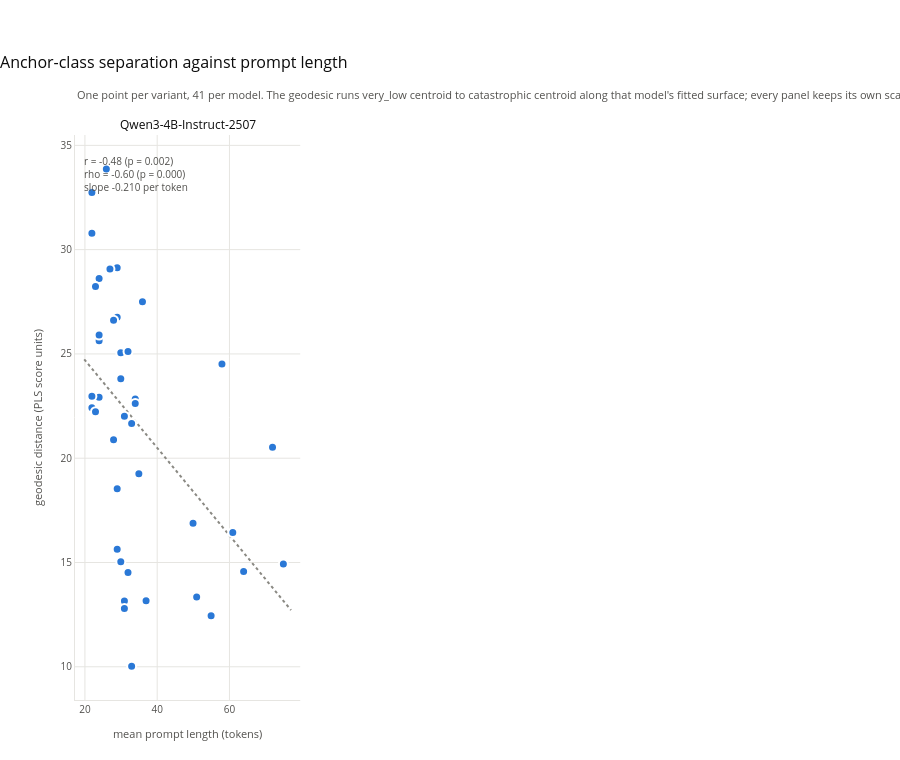

The notebook cell this image was saved under:
### Markdown cell above
## The panels

One scatter per model, one point per variant, with the least-squares line through them and
that model's Pearson `r` and Spearman `rho`. Both are reported because the relationship need
not be linear and there are only a few dozen points: `r` measures the line that is drawn, `rho` measures
whether the ordering holds at all. Axes are per panel; the y units are not comparable
between models.

### Code cell
SURFACE = '#ffffff'
SERIES = '#2a78d6'          # categorical slot 1; a single series needs no legend
GRID = '#e6e5e1'
INK_PRIMARY, INK_SECONDARY, INK_MUTED = '#0b0b0b', '#52514e', '#8a8983'
COLUMNS = 3


def fit_line(x, y, pad=0.04):
    slope, intercept = np.polyfit(x, y, 1)
    span = np.array([x.min(), x.max()])
    span = span + pad * (span[1] - span[0]) * np.array([-1.0, 1.0])
    return span, intercept + slope * span, slope


def draw_model(figure, entry, row, column):
    frame = entry['frame']
    x, y = frame.mean_tokens.to_numpy(), frame.geodesic.to_numpy()
    span, fitted, slope = fit_line(x, y)
    figure.add_trace(go.Scatter(x=span, y=fitted, mode='lines', showlegend=False,
                                line=dict(color=INK_MUTED, width=2, dash='dot'),
                                hoverinfo='skip'), row=row, col=column)
    figure.add_trace(go.Scatter(
        x=x, y=y, mode='markers', showlegend=False,
        customdata=np.column_stack([frame.register, frame.template, frame.curvature_ratio]),
        marker=dict(color=SERIES, size=9, line=dict(color=SURFACE, width=2)),
        hovertemplate='%{customdata[0]} / %{customdata[1]}<br>'
                      '%{x:.1f} tokens<br>geodesic %{y:.2f}'
                      '<br>%{customdata[2]:.3f} x the chord<extra></extra>'),
        row=row, col=column)
    r, r_p = pearsonr(x, y)
    rho, rho_p = spearmanr(x, y)
    figure.add_annotation(
        text=(f'r = {r:+.2f} (p = {r_p:.3f})<br>rho = {rho:+.2f} (p = {rho_p:.3f})'
              f'<br>slope {slope:+.3f} per token'),
        xref='x domain', yref='y domain', x=0.03, y=0.97, xanchor='left', yanchor='top',
        showarrow=False, align='left', font=dict(size=10, color=INK_SECONDARY),
        row=row, col=column)


names = list(tables)
row_count = int(np.ceil(len(names) / COLUMNS))
figure = make_subplots(rows=row_count, cols=COLUMNS, subplot_titles=names,
                       horizontal_spacing=0.075, vertical_spacing=0.16)
for index, name in enumerate(names):
    row, column = divmod(index, COLUMNS)
    draw_model(figure, tables[name], row + 1, column + 1)
    figure.update_xaxes(title_text='mean prompt length (tokens)', row=row + 1, col=column + 1)
    if column == 0:
        figure.update_yaxes(title_text='geodesic distance (PLS score units)',
                            row=row + 1, col=column + 1)
for index in range(len(names), row_count * COLUMNS):       # blank the unused grid cells
    row, column = divmod(index, COLUMNS)
    figure.update_xaxes(visible=False, row=row + 1, col=column + 1)
    figure.update_yaxes(visible=False, row=row + 1, col=column + 1)

figure.update_xaxes(gridcolor=GRID, zeroline=False, linecolor=GRID,
                    title_font=dict(size=11, color=INK_SECONDARY),
                    tickfont=dict(size=10, color=INK_SECONDARY))
figure.update_yaxes(gridcolor=GRID, zeroline=False, linecolor=GRID,
                    title_font=dict(size=11, color=INK_SECONDARY),
                    tickfont=dict(size=10, color=INK_SECONDARY))
for annotation in figure.layout.annotations[:len(names)]:
    annotation.font.update(size=12, color=INK_PRIMARY)
figure.add_annotation(
    text=f'One point per variant, {len(tables[names[0]]["frame"])} per model. The geodesic runs '
         f'{LOW_STAKES_CLASS} centroid to {HIGH_STAKES_CLASS} centroid along that model\'s '
         f'fitted surface; every panel keeps its own scale.',
    xref='paper', yref='paper', x=0, y=1.055, xanchor='left', yanchor='bottom',
    showarrow=False, align='left', font=dict(size=11, color=INK_SECONDARY))
figure.update_layout(template='plotly_white', height=760,
                     title=dict(text='Anchor-class separation against prompt length',
                                x=0, xanchor='left', font=dict(size=16, color=INK_PRIMARY)),
                     paper_bgcolor=SURFACE, plot_bgcolor=SURFACE,
                     margin=dict(t=135, l=75, r=30, b=60),
                     hoverlabel=dict(bgcolor=SURFACE, bordercolor=GRID,
                                     font=dict(size=11, color=INK_PRIMARY)))
figure.show()

### Figure 1 — Plotly figure (JSON) as saved in the notebook; plotly's stock layout.template omitted (floating-point values rounded to 4 significant figures)
{"data": [{"hoverinfo": "skip", "line": {"color": "#8a8983", "dash": "dot", "width": 2}, "mode": "lines", "showlegend": false, "type": "scatter", "x": [19.81, 77.05], "xaxis": "x", "y": [24.74, 12.72], "yaxis": "y"}, {"customdata": [["conversational_no_time", "goal", 1.173], ["conversational_no_time", "objective", 1.183], ["conversational_no_time", "task", 1.197], ["directive_no_horizon", "describe_how", 1.246], ["directive_no_horizon", "develop_a_plan", 1.158], ["directive_no_horizon", "explain_how", 1.255], ["directive_no_horizon", "outline_realistic", 1.167], ["directive_no_horizon", "set_out_the_steps", 1.153], ["directive_no_horizon", "write_a_plan", 1.168], ["expert_no_horizon", "domain_expert", 1.206], ["expert_no_horizon", "experienced_planner", 1.172], ["expert_no_horizon", "independent_reviewer", 1.053], ["expert_no_horizon", "operations_lead", 1.075], ["expert_no_horizon", "project_manager", 1.081], ["expert_no_horizon", "trusted_adviser", 1.191], ["impersonal_no_horizon", "a_team_needs_to", 1.098], ["impersonal_no_horizon", "an_organisation_wants", 1.108], ["impersonal_no_horizon", "consider_the_problem", 1.096], ["impersonal_no_horizon", "suppose_someone_set_out", 1.076], ["impersonal_no_horizon", "the_objective_is", 1.189], ["impersonal_no_horizon", "what_does_it_take", 1.22], ["task_only", "advice_request", 1.174], ["task_only", "best_way", 1.261], ["task_only", "break_it_down", 1.133], ["task_only", "direct_help", 1.168], ["task_only", "external_request", 1.185], ["task_only", "how_to_go_about_it", 1.187], ["task_only", "hypothetical_advice", 1.147], ["task_only", "practical_walkthrough", 1.16], ["task_only", "recommendation", 1.234], ["task_only", "starting_now", 1.137], ["task_only", "think_it_through", 1.139], ["task_only", "what_to_focus_on", 1.214], ["verbose_no_horizon", "break_it_down", 1.068], ["verbose_no_horizon", "direct_help", 1.13], ["verbose_no_horizon", "external_deadline", 1.07], ["verbose_no_horizon", "hypothetical_advice", 1.108], ["verbose_no_horizon", "limited_availability", 1.115], ["verbose_no_horizon", "practical_walkthrough", 1.042], ["verbose_no_horizon", "starting_now", 1.082], ["verbose_no_horizon", "use_the_time", 1.183]], "hovertemplate": "%{customdata[0]} / %{customdata[1]}<br>%{x:.1f} tokens<br>geodesic %{y:.2f}<br>%{customdata[2]:.3f} x the chord<extra></extra>", "marker": {"color": "#2a78d6", "line": {"color": "#ffffff", "width": 2}, "size": 9}, "mode": "markers", "showlegend": false, "type": "scatter", "x": [23.93, 23.93, 23.93, 21.93, 21.93, 21.93, 22.93, 23.93, 21.93, 28.93, 33.93, 32.93, 30.93, 36.93, 35.93, 29.93, 28.93, 31.93, 30.93, 29.93, 22.93, 33.93, 25.93, 28.93, 30.93, 29.93, 28.93, 27.93, 31.93, 26.93, 32.93, 34.93, 27.93, 54.93, 71.93, 50.93, 49.93, 60.93, 74.93, 63.93, 57.93], "xaxis": "x", "y": [25.63, 25.9, 28.62, 30.79, 22.42, 32.74, 22.23, 22.92, 22.97, 29.14, 22.84, 10.03, 13.15, 13.17, 27.5, 15.04, 15.63, 14.52, 12.79, 25.05, 28.23, 22.63, 33.87, 18.54, 22.02, 23.81, 26.76, 20.89, 25.11, 29.07, 21.66, 19.25, 26.61, 12.44, 20.53, 13.35, 16.88, 16.43, 14.93, 14.57, 24.52], "yaxis": "y"}], "layout": {"annotations": [{"font": {"color": "#0b0b0b", "size": 12}, "showarrow": false, "text": "Qwen3-4B-Instruct-2507", "x": 0.1417, "xanchor": "center", "xref": "paper", "y": 1, "yanchor": "bottom", "yref": "paper"}, {"align": "left", "font": {"color": "#52514e", "size": 10}, "showarrow": false, "text": "r = -0.48 (p = 0.002)<br>rho = -0.60 (p = 0.000)<br>slope -0.210 per token", "x": 0.03, "xanchor": "left", "xref": "x domain", "y": 0.97, "yanchor": "top", "yref": "y domain"}, {"align": "left", "font": {"color": "#52514e", "size": 11}, "showarrow": false, "text": "One point per variant, 41 per model. The geodesic runs very_low centroid to catastrophic centroid along that model's fitted surface; every panel keeps its own scale.", "x": 0, "xanchor": "left", "xref": "paper", "y": 1.055, "yanchor": "bottom", "yref": "paper"}], "height": 760, "hoverlabel": {"bgcolor": "#ffffff", "bordercolor": "#e6e5e1", "font": {"color": "#0b0b0b", "size": 11}}, "margin": {"b": 60, "l": 75, "r": 30, "t": 135}, "paper_bgcolor": "#ffffff", "plot_bgcolor": "#ffffff", "title": {"font": {"color": "#0b0b0b", "size": 16}, "text": "Anchor-class separation against prompt length", "x": 0, "xanchor": "left"}, "xaxis": {"anchor": "y", "domain": [0, 0.2833], "gridcolor": "#e6e5e1", "linecolor": "#e6e5e1", "tickfont": {"color": "#52514e", "size": 10}, "title": {"font": {"color": "#52514e", "size": 11}, "text": "mean prompt length (tokens)"}, "zeroline": false}, "xaxis2": {"anchor": "y2", "domain": [0.3583, 0.6417], "gridcolor": "#e6e5e1", "linecolor": "#e6e5e1", "tickfont": {"color": "#52514e", "size": 10}, "title": {"font": {"color": "#52514e", "size": 11}}, "visible": false, "zeroline": false}, "xaxis3": {"anchor": "y3", "domain": [0.7167, 1], "gridcolor": "#e6e5e1", "linecolor": "#e6e5e1", "tickfont": {"color": "#52514e", "size": 10}, "title": {"font": {"color": "#52514e", "size": 11}}, "visible": false, "zeroline": false}, "yaxis": {"anchor": "x", "domain": [0, 1], "gridcolor": "#e6e5e1", "linecolor": "#e6e5e1", "tickfont": {"color": "#52514e", "size": 10}, "title": {"font": {"color": "#52514e", "size": 11}, "text": "geodesic distance (PLS score units)"}, "zeroline": false}, "yaxis2": {"anchor": "x2", "domain": [0, 1], "gridcolor": "#e6e5e1", "linecolor": "#e6e5e1", "tickfont": {"color": "#52514e", "size": 10}, "title": {"font": {"color": "#52514e", "size": 11}}, "visible": false, "zeroline": false}, "yaxis3": {"anchor": "x3", "domain": [0, 1], "gridcolor": "#e6e5e1", "linecolor": "#e6e5e1", "tickfont": {"color": "#52514e", "size": 10}, "title": {"font": {"color": "#52514e", "size": 11}}, "visible": false, "zeroline": false}}}
